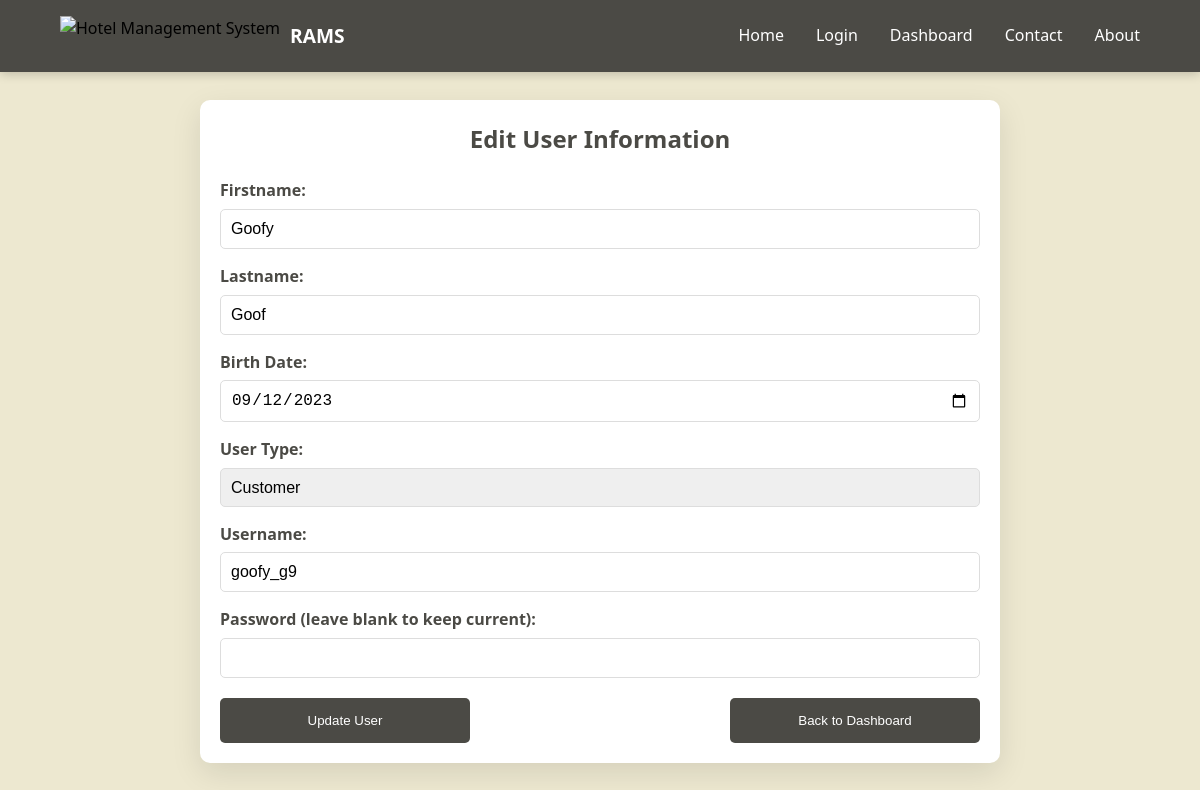
Page /editData.php?id=9 on the committed database.
### tables this page shows
CREATE TABLE `tbluser` (
  `userid` int(11) NOT NULL,
  `usertype` int(11) NOT NULL,
  `fname` varchar(255) NOT NULL,
  `lname` varchar(255) NOT NULL,
  `birthdate` date NOT NULL,
  `username` varchar(255) NOT NULL,
  `password` varchar(255) NOT NULL
);

### editData.php (the view, shortened to what this page needs)
<!DOCTYPE html>
<html lang="en">
<head>
  <link rel="stylesheet" type="text/css" href="css/registerStyle.css">
  <link rel="stylesheet" type="text/css" href="css/indexStyle.css">
</head>
<body>
  <nav class="navbar">
    <div class="nav-container">
      <div class="logo">
        <img src="https://www.adaptivewfs.com/wp-content/uploads/2020/07/logo-placeholder-image.png" alt="Hotel Management System">
        <h1>RAMS</h1>
      </div>
      <div class="nav-menu">
        <a href="index.php#home">Home</a>
        <a href="index.php#login">Login</a>
        <a href="dashboard.php">Dashboard</a>
        <a href="index.php#contact">Contact</a>
        <a href="index.php#about">About</a>
      </div>
    </div>
  </nav>
  <?php
    include 'conn.php';
    $userId = $_GET['id'];
    $sql = "SELECT * FROM tbluser WHERE userid = $userId";
    $result = mysqli_query($connection, $sql);
    $user = mysqli_fetch_assoc($result);
  ?>
  <div class="container">
    <h2>Edit User Information</h2>
    <form id="editForm" method="post" onsubmit="return validateForm()">
      <div class="form-group">
        <label for="txtfirstname">Firstname:</label>
        <input type="text" id="txtfirstname" name="txtfirstname" value="<?php echo htmlspecialchars($user['fname']); ?>" required>
      </div>
      <div class="form-group">
        <label for="txtlastname">Lastname:</label>
        <input type="text" id="txtlastname" name="txtlastname" value="<?php echo htmlspecialchars($user['lname']); ?>" required>
      </div>
      <div class="form-group">
        <label for="txtbirthdate">Birth Date:</label>
        <input type="date" id="txtbirthdate" name="txtbirthdate" value="<?php echo htmlspecialchars($user['birthdate']); ?>" required>
      </div>
      <div class="form-group">
        <label for="txtusertype">User Type:</label>
        <select id="txtusertype" name="txtusertype" required>
          <option value="1" <?php echo ($user['usertype'] == 1) ? 'selected' : ''; ?>>Customer</option>
        </select>
      </div>
      <div class="form-group">
        <label for="txtusername">Username:</label>
        <input type="text" id="txtusername" name="txtusername" value="<?php echo htmlspecialchars($user['username']); ?>" required>
      </div>
      <div class="form-group">
        <label for="txtpassword">Password (leave blank to keep current):</label>
        <input type="password" id="txtpassword" name="txtpassword">
      </div>
      <div class="form-submit">
        <button type="submit" name="btnUpdate">Update User</button>
        <button type="button" onclick="window.location.href='dashboard.php'">Back to Dashboard</button>
      </div>
    </form>
  </div>
</body>
</html>

### css/registerStyle.css (style rules this page uses)
:root { --primary-color: #4b4a45; --secondary-color: #000; --accent-color: #fff; --dark-color: #4b4a45; --light-color: #ede8d0; --text-color: #000; --transition: all 0.3s ease; }
* { box-sizing: border-box; margin: 0; padding: 0; }
body { font-family: 'Segoe UI', Tahoma, Geneva, Verdana, sans-serif; line-height: 1.6; color: var(--text-color); background-color: var(--light-color); }
.container { max-width: 600px; margin: 100px auto 50px; padding: 20px; background-color: #fff; border-radius: 10px; box-shadow: 0 10px 30px rgba(0, 0, 0, 0.1); }
h2 { text-align: center; color: var(--primary-color); margin-bottom: 20px; }
.form-group { margin-bottom: 15px; }
.form-group label { display: block; margin-bottom: 5px; color: var(--primary-color); }
.form-group input, .form-group select { width: 100%; padding: 10px; border: 1px solid #ddd; border-radius: 5px; font-size: 1rem; transition: var(--transition); }
.form-group select { appearance: none; }
.form-group select option { padding: 10px; }
.form-submit { text-align: center; }
.form-submit button { background-color: var(--primary-color); color: #fff; width: 100%; max-width: 250px; padding: 12px 20px; border: none; border-radius: 5px; cursor: pointer; transition: var(--transition); }

### css/indexStyle.css (style rules this page uses)
:root { --primary-color: #4b4a45; --secondary-color: #000; --accent-color: #fff; --dark-color: #4b4a45; --light-color: #ede8d0; --button-color: #adad00; --text-color: #000; --transition: all 0.3s ease; }
* { box-sizing: border-box; margin: 0; padding: 0; }
body { font-family: 'Segoe UI', Tahoma, Geneva, Verdana, sans-serif; line-height: 1.6; color: var(--text-color); background-color: var(--light-color); }
.navbar { position: fixed; top: 0; width: 100%; background-color: var(--primary-color); padding: 1rem 0; z-index: 1000; backdrop-filter: blur(5px); box-shadow: 0 2px 10px rgba(0, 0, 0, 0.2); }
.nav-container { display: flex; justify-content: space-between; align-items: center; width: 90%; max-width: 1200px; margin: 0 auto; }
.logo { display: flex; align-items: center; gap: 10px; }
.logo img { height: 40px; }
.logo h1 { color: #fff; font-size: 1.2rem; font-weight: 600; }
.nav-menu { display: flex; gap: 2rem; }
.nav-menu a { color: #fff; text-decoration: none; transition: var(--transition); }
.form-group { margin-bottom: 1.5rem; }
.form-group input, .form-group textarea { width: 100%; padding: 12px 15px; border: 1px solid #ddd; border-radius: 5px; font-size: 1rem; transition: var(--transition); }

### editData.php (style rules this page uses)
.container { max-width: 800px; margin: 100px auto; padding: 20px; background-color: #fff; border-radius: 10px; box-shadow: 0 10px 30px rgba(0,0,0,0.1); }
.container h2 { color: var(--primary-color); text-align: center; margin-bottom: 20px; }
.form-submit { display: flex; justify-content: space-between; margin-top: 20px; }
.form-submit button { padding: 15px 30px; cursor: pointer; }
.form-group { margin-bottom: 15px; }
.form-group label { display: block; margin-bottom: 5px; font-weight: bold; }
.form-group input, .form-group select { width: 100%; padding: 10px; border: 1px solid #ddd; border-radius: 5px; }

### rows in the picture
tbluser: txtfirstname "Goofy", txtlastname "Goof", txtbirthdate "09/12/2023", txtusertype "Customer", txtusername "goofy_g9"
